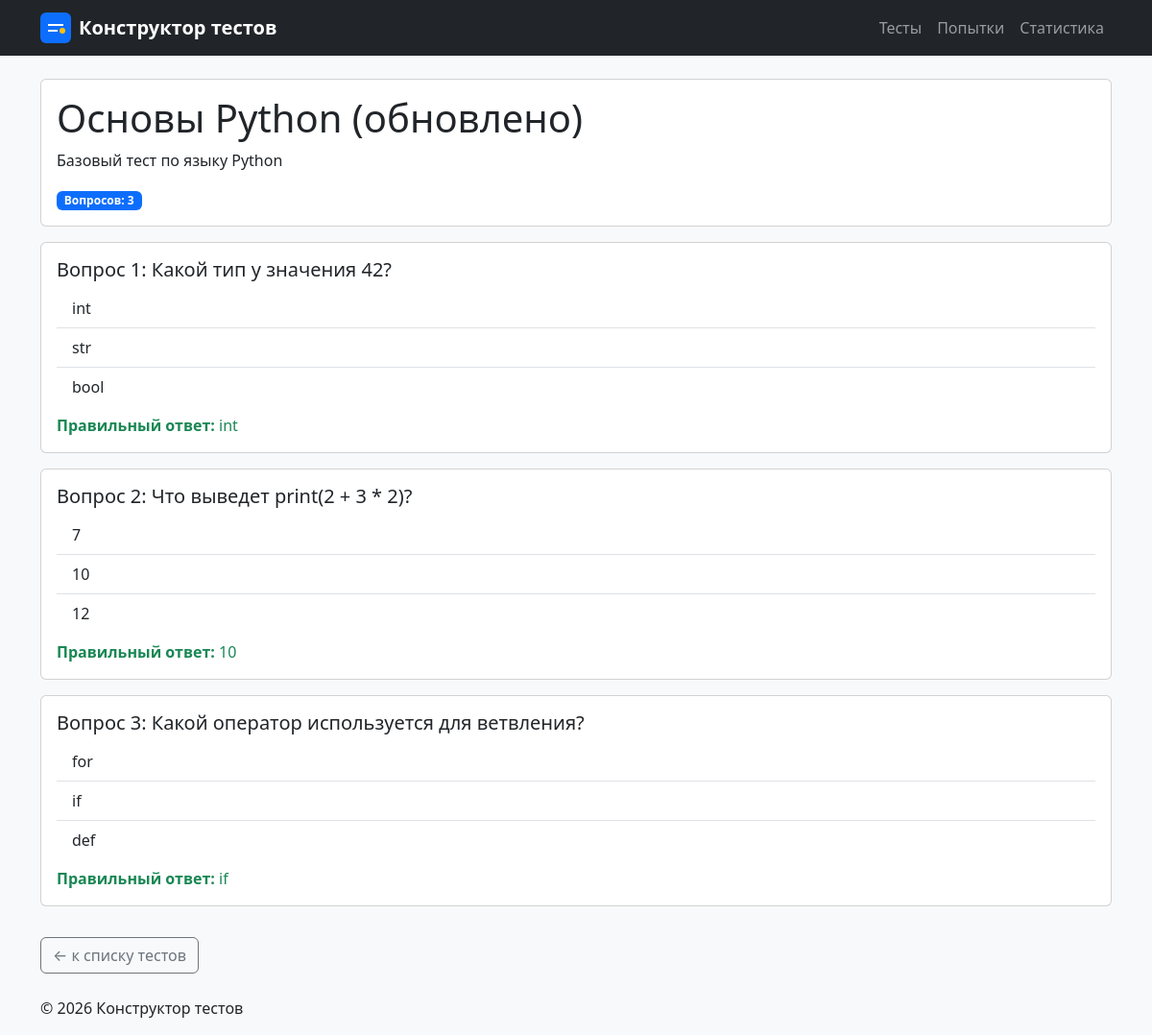
The page /quizzes/1/ on the database its author committed.
### quizzes/models.py (models this page shows, shortened)
class Test(models.Model):
    title = models.CharField(
        max_length=200,
        verbose_name="Название теста",
    )
    description = models.TextField(
        blank=True,
        default="",
        verbose_name="Описание",
    )
    class Meta:
        ordering = ["title"]
        verbose_name = "Тест"
        verbose_name_plural = "Тесты"

class Question(models.Model):
    test = models.ForeignKey(
        Test,
        on_delete=models.CASCADE,       # вопросы не существуют без теста
        related_name="questions",
        verbose_name="Тест",
    )
    text = models.TextField(verbose_name="Текст вопроса")
    options = models.JSONField(
        default=list,
        verbose_name="Варианты ответов",
    )
    correct_answer = models.CharField(
        max_length=255,
        verbose_name="Правильный ответ",
    )
    class Meta:
        ordering = ["id"]
        verbose_name = "Вопрос"
        verbose_name_plural = "Вопросы"

### quizzes/views.py (the view)
# urls.py: path("<int:test_id>/", views.quiz_detail, name="detail"),
def quiz_detail(request, test_id):
    test = get_object_or_404(Test, pk=test_id)
    questions = test.questions.all()
    return render(
        request,
        "quizzes/quiz_detail.html",
        {"test": test, "questions": questions},
    )

### quizzes/templates/quizzes/quiz_detail.html (shortened to what this page needs)
{% extends "base.html" %}
{% block content %}
{% if test %}
    <div class="card mb-3">
        <div class="card-body">
            <h1 class="card-title">{{ test.title }}</h1>
            <p class="card-text">
                {{ test.description|default:"Без описания" }}
            </p>
            <span class="badge bg-primary">
                Вопросов: {{ questions|length }}
            </span>
        </div>
    </div>
    {% for question in questions %}
        <div class="card mb-3">
            <div class="card-body">
                <h5 class="card-title">
                    Вопрос {{ forloop.counter }}: {{ question.text }}
                </h5>
                <ul class="list-group list-group-flush">
                    {% for option in question.options %}
                        <li class="list-group-item">{{ option }}</li>
                    {% endfor %}
                </ul>
                <p class="card-text mt-2 text-success">
                    <strong>Правильный ответ:</strong>
                    {{ question.correct_answer }}
                </p>
            </div>
        </div>
    {% empty %}
        <p class="text-muted">В этом тесте пока нет вопросов.</p>
    {% endfor %}
{% else %}
    <h1 class="text-danger">Тест не найден</h1>
    <p>Тест с указанным идентификатором отсутствует.</p>
{% endif %}
<a href="{% url 'quizzes:list' %}"
   class="btn btn-outline-secondary mt-3">← к списку тестов</a>
{% endblock %}

### homepage/static/homepage/css/style.css (style rules this page uses)
body { background-color: #f8f9fa; }

### rows shown on the page
Test: title "Основы Python (обновлено)", description "Базовый тест по языку Python"
Question: text "Какой тип у значения 42?", options "int" "str" "bool", correct_answer "int"
Question: text "Что выведет print(2 + 3 * 2)?", options "7" "10" "12", correct_answer "10"
Question: text "Какой оператор используется для ветвления?", options "for" "if" "def", correct_answer "if"

### other values the page prints
{{ questions|length }} "3"
